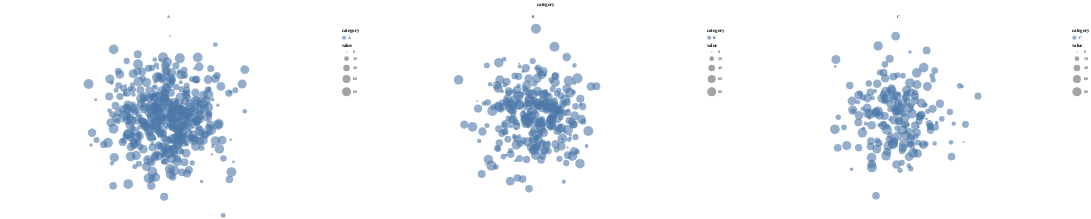

This figure's notebook cell:
### Markdown cell above
### 10) Small-multiples for quick comparisons
When: Compare segments without interactive toggles.

### Code cell
facet = base.encode().facet(column="category:N").resolve_scale(color="independent", size="independent")
facet

### Figure 1 — Vega-Lite specification as saved in the notebook (floating-point values rounded to 4 significant figures; data arrays with more than 128 entries replaced by an {"elided": "..."} marker saying what was removed)
{"config": {"view": {"continuousWidth": 300, "continuousHeight": 300}}, "data": {"name": "data-2f6f2a62ee9365e37e1d050c7d8a661d"}, "facet": {"column": {"field": "category", "type": "nominal"}}, "spec": {"mark": {"type": "circle", "opacity": 0.6}, "encoding": {"color": {"field": "category", "scale": {"scheme": "tableau20"}, "type": "nominal"}, "latitude": {"field": "lat", "type": "quantitative"}, "longitude": {"field": "lon", "type": "quantitative"}, "size": {"field": "value", "scale": {"range": [10, 600]}, "type": "quantitative"}, "tooltip": [{"field": "lat", "type": "quantitative"}, {"field": "lon", "type": "quantitative"}, {"field": "value", "type": "quantitative"}, {"field": "category", "type": "nominal"}]}, "height": 450, "projection": {"type": "mercator"}, "width": 800}, "resolve": {"scale": {"color": "independent", "size": "independent"}}, "$schema": "https://vega.github.io/schema/vega-lite/v5.20.1.json", "datasets": {"data-2f6f2a62ee9365e37e1d050c7d8a661d": {"elided": "1000 records"}}}
